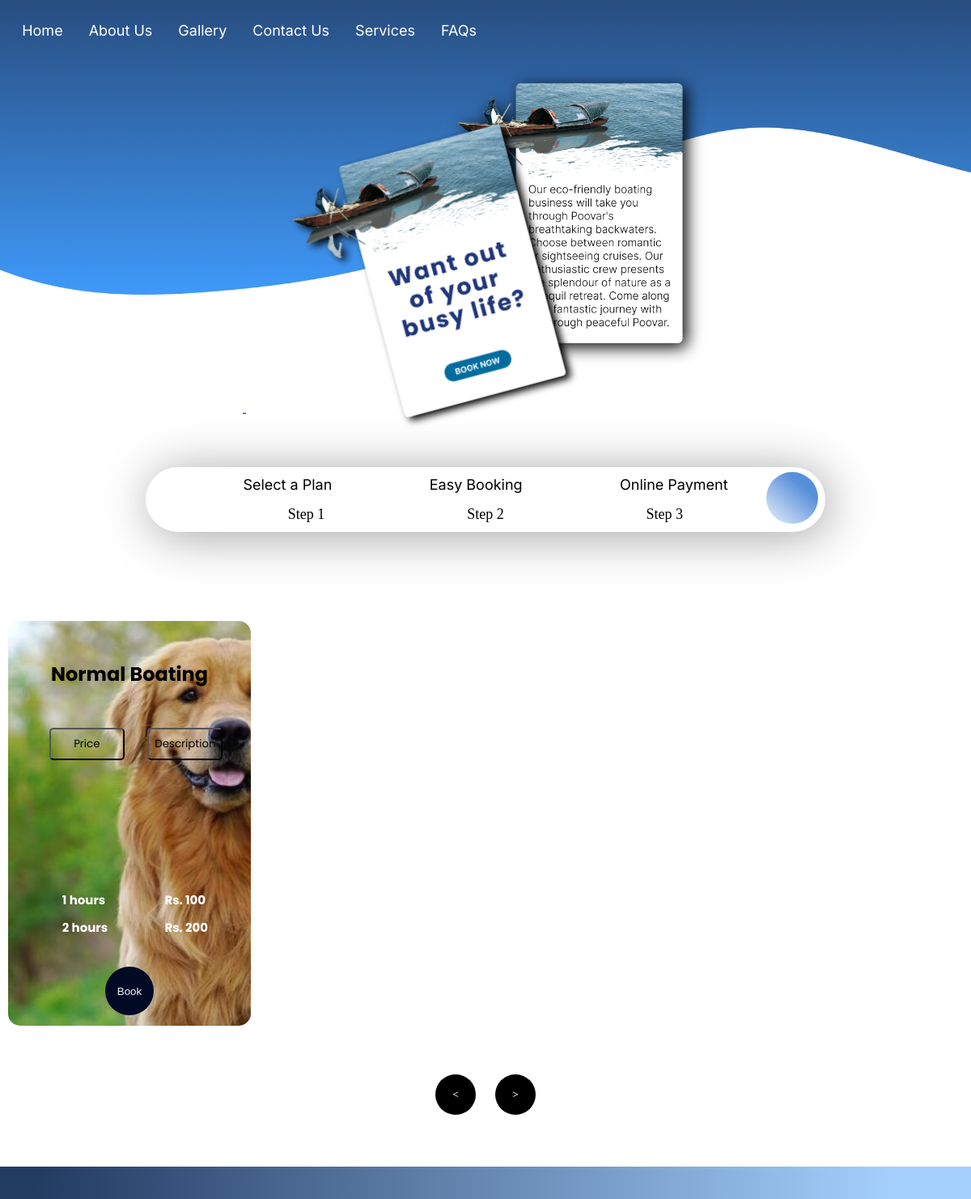
/booking/services, run on an earlier commit of the app's database.
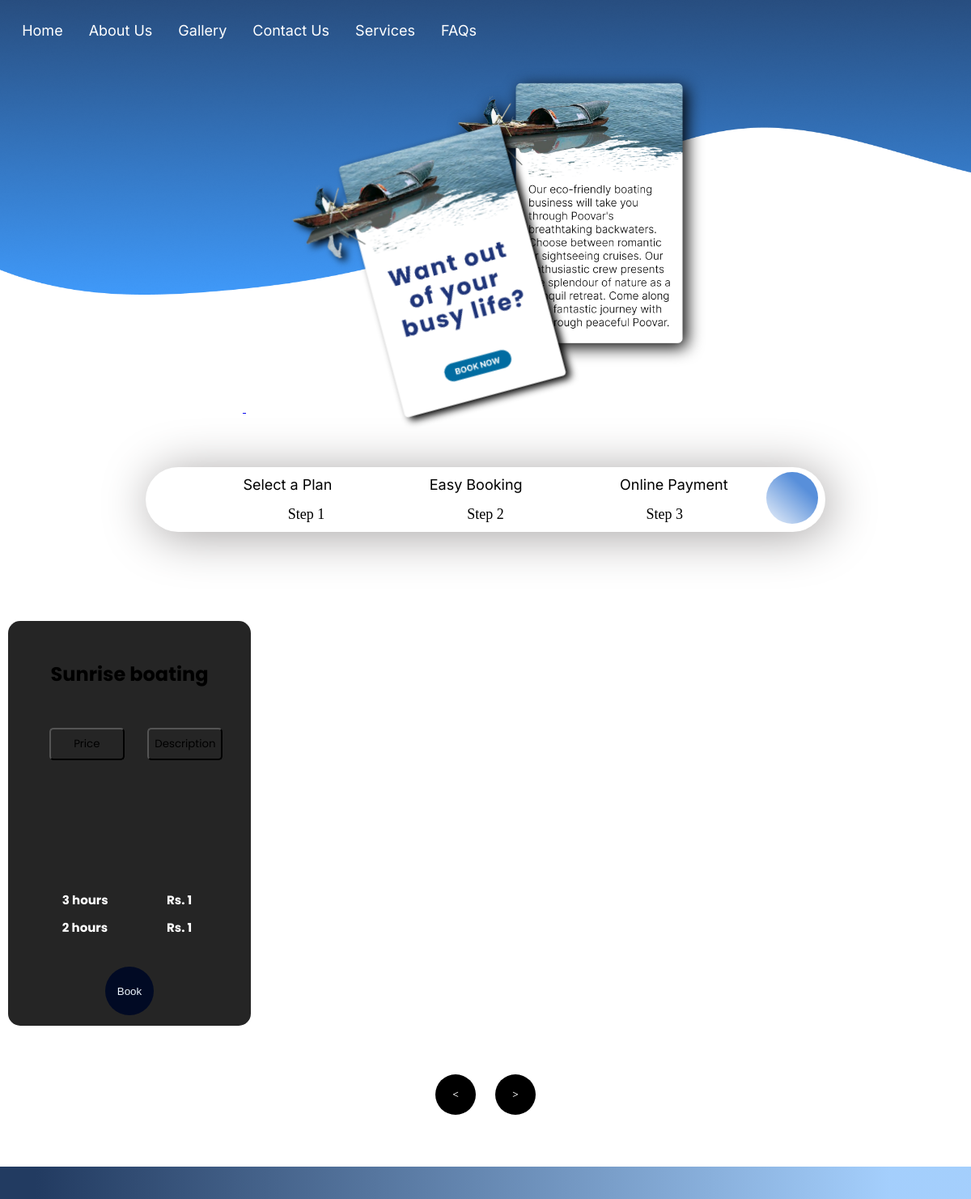
And on a later commit of the database.
### booking/models.py (models this page shows, shortened)
class Plans(models.Model):
    name = models.CharField(max_length=50)
    description=models.TextField()
    Duration1=models.IntegerField()
    price1=models.IntegerField()
    Duration2=models.IntegerField()
    price2=models.IntegerField()
    image = models.ImageField(upload_to='plan_img')
    date = models.DateTimeField(auto_now=True)

### booking/views.py (the view)
# urls.py: path('services',views.services_page,name='service-page'),
def services_page(request):
    try:
        plans = Plans.objects.all()
        return render(request,'booking/services.html',{'Plans':plans})
    except Exception as e:
        print(e)
        raise Http404

### templates/booking/services.html (shortened to what this page needs)
{% load static%}
<!DOCTYPE html>
<html lang="en">
<head>
    <link rel="stylesheet" href="{% static 'css/services.css' %}">
</head>
<body>
 <section style="width: 100%; height: 100%; background:url({% static 'image/service_wave.png' %}); background-size: 100% 100%; background-repeat: no-repeat; background-position-y: -10vh;">
     <nav class="navbar">
      <div class="navbar-links">
        <ul>
          <li><a href="{% url 'Home-Page' %}">Home</a></li>
          <li><a href="{% url 'Home-Page' %}#aboutus">About Us</a></li>
          <li><a href="{% url 'Home-Page' %}#gallery">Gallery</a></li>
          <li><a href="{% url 'Home-Page' %}#contact">Contact Us</a></li>
          <li><a href="{% url 'service-page' %}">Services</a></li>
          <li id="hide"><a href="{% url 'Home-Page' %}#faq">FAQs</a></li>
        </ul>
      </div>
    </nav>
 <div class="card-deg" id="cards">
    <a href="#list">
        <img class="img1" src={% static 'image/card1.png' %} alt="">
        <img class="img2" src={% static 'image/card2.png' %} alt="">
    </a>
</div>
</section>
 <div class="bar-sec">
    <div class="bar">
       <div class="head">
           <p>Select a Plan</p>
           <p>Easy Booking</p>
           <p>Online Payment</p>
       </div>
       <div class="below">
           <p>Step 1</p>
           <p>Step 2</p>
           <p>Step 3</p>
       </div>
       <div class="circle"></div>
   </div>
   </div>
    <div id="formList">
        <div id="list">
            {% for plan in Plans %}
            <div class="item" style="width:300px; height:500px; background:url('{{plan.image.url}}'); background-size: cover;">
                <div id="blur{{forloop.counter}}">
                <h2>{{plan.name}}</h2>
                <div class="content">
                                <button class="price-button" onclick="price{{forloop.counter}}()" >Price</button>
                                <button class="d-button" onclick="changeText{{forloop.counter}}()">Description</button>
                        <div class="price">
                            <table id="tab{{forloop.counter}}">
                                <tr>
                                    <td>{{plan.Duration1}} hours</td>
                                    <td>Rs. {{plan.price1}}</td>
                                </tr>
                                <tr>
                                    <td>{{plan.Duration2}} hours</td>
                                    <td>Rs. {{plan.price2}}</td>
                                </tr>
                            </table>
                        </div>
                </div>
                <button class="book-boat" onclick=  'Redirect("{% url 'booking-form' plan.id %}")' style="color:aliceblue;text-decoration:none">Book</a></button>
            </div>
          </div>
          {% endfor %}
        </div>
    </div>
    <div class="direction">
        <button id="prev"> < </button>
        <button id="next"> > </button>
    </div>
    <footer></footer>
</body>
</html>

### booking/static/css/services.css (style rules this page uses)
body { margin: 0; background:white; }
section { width: 100%; height: 100%; background:url("wave.png"); background-size: 100% 100%; background-repeat: no-repeat; background-position-y: -10vh; }
.navbar { background-color:none; display: flex; position: relative; justify-content: space-between; align-items: center; padding: 1.4vh; }
.navbar-links { height: 100%; }
.navbar-links ul { display: flex; margin: 0; padding: 0; list-style: none; text-decoration: none; font-family: 'Inter', sans-serif; }
.navbar-links a { display: block; text-decoration: none; color: white; padding: 1rem; font-size: large; }
.img1 { filter: drop-shadow( 5px 5px 5px black); width: 25vw; position: relative; left: 30vw; margin-top: 10vh; transform: rotate(-15deg); z-index: 4; }
.img2 { filter: drop-shadow(5px 5px 10px black); width: 25vw; top: -5.7vh; position: relative; left: 20vw; }
.bar-sec { width:100%; height:10%; margin-top: 8vh; }
.bar { line-height: 0; border-radius: 200px; background-color: white; height: fit-content; bottom: 80vh; width: 70vw; margin-left: 15vw; margin-right: 2vw; filter: drop-shadow(5px 5px 30px #a4a1a1); }
.head { display: flex; flex-direction: row; justify-content: space-evenly; font-family: "Inter", sans-serif; font-size: 18px; padding-top: 0.25rem; }
.below { display: flex; flex-direction: row; font-size: 18px; justify-content: space-evenly; padding-bottom: 0.25rem; width: 100%; }
.circle { border-radius: 100%; height: 4em; width: 4em; float: right; background: linear-gradient(222.15deg, #588FDA 28.76%, rgba(104, 163, 244, 0) 109.88%); margin-top: -4.58rem; margin-right: 9px; }
.direction { text-align: center; }
.direction button { font-family: cursive; font-weight: bold; background-color: black; color: white; border:none; width:50px; height:50px; border-radius: 50%; transition: 0.5s; margin:0 10px; }
.item { border-radius: 15px; width:300px; height:500px; background: url("cardpic.png"); background-size: cover; overflow: hidden; transition: 0.5s; margin:10px; scroll-snap-align: start; }
#list { display: flex; width:max-content; }
#formList { width:1280px; max-width: 100%; overflow: auto; margin:100px auto 50px; scroll-behavior: smooth; scroll-snap-type: both; }
.item h2 { margin-top: 3rem; text-align: center; font-family: 'Poppins' , sans-serif; }
.item .content { padding:30px; font-family: monospace; }
.d-button { width: 6rem; }
.content button { margin-bottom: 0; margin-left: 1.3rem; text-decoration: none; border-color: none; background: none; border-radius:5px; cursor: pointer; width: 93px; height: 5vh; font-family: "Poppins" , sans-serif; }
table { width: 100%; margin-top: 9.6rem; color: white; margin-left: 30px; font-size: 15px; font-family: "Poppins", sans-serif; font-weight: 700; }
td { padding: 0.6vh; width: 80vw; }
.book-boat { margin-left: 120px; text-decoration: none; border: none; color: white; background: rgb(1, 10, 36); border-radius:100%; cursor: pointer; width: 60px; height: 60px; }
footer { position: relative; margin-top: 8vh; background: linear-gradient(90.14deg, #223B61 3.66%, rgba(63, 153, 249, 0.473958) 91.56%); height: 5vh; width: 100%; bottom: 0px; }

What changed in the data, as far as the page shows it:
removed Plans: image (picture), name "Normal Boating", Duration1 "1", price1 "100", Duration2 "2", price2 "200"
added Plans: image (picture), name "Sunrise boating", Duration1 "3", price1 "1", Duration2 "2", price2 "1"
